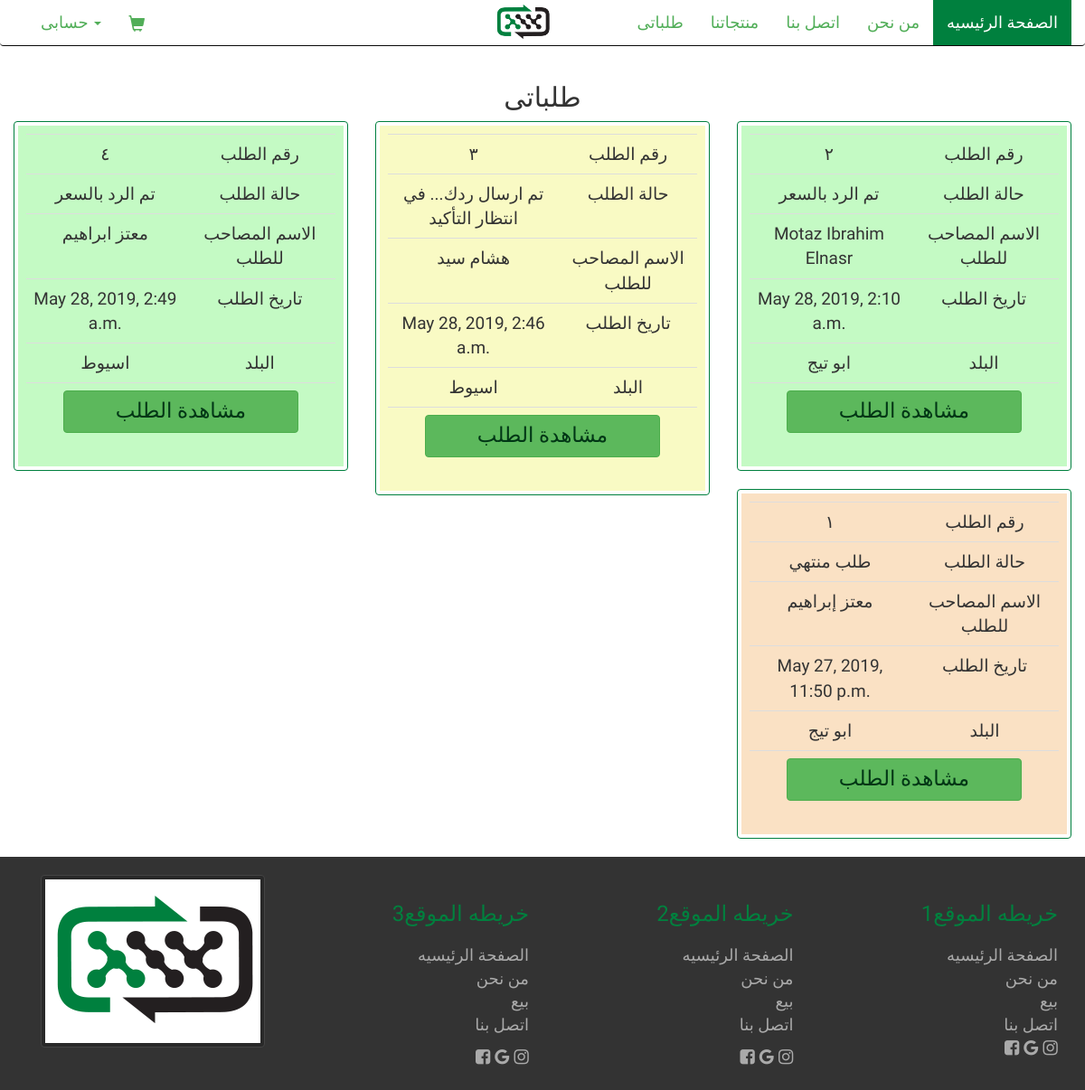
Page /orders/ (signed in) on the earlier database version.
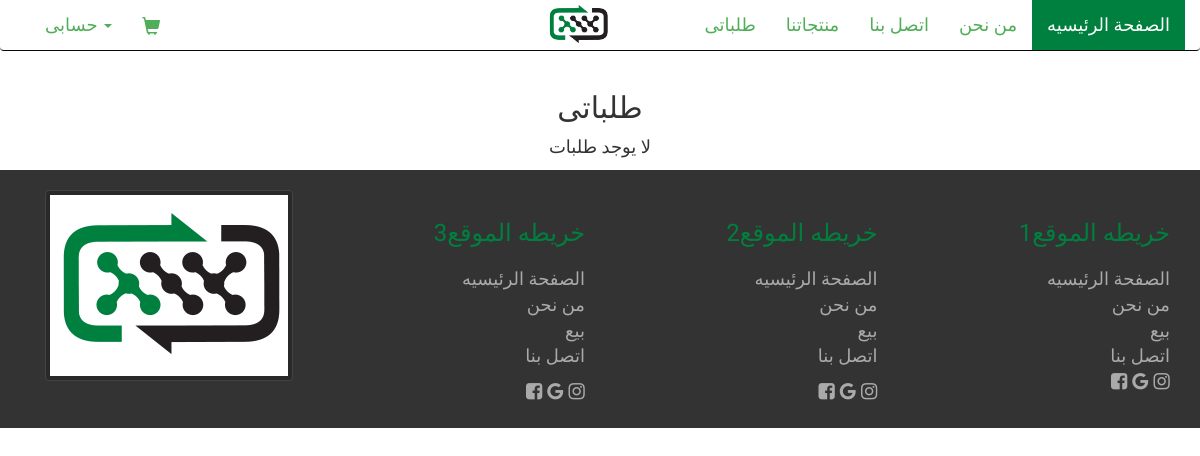
Same page on the later database version.
### orders/models.py (models this page shows, shortened)
class Order(models.Model):
  first_name = models.CharField(max_length=60, blank=True, null=True)
  last_name = models.CharField(max_length=60, blank=True, null=True)
  email = models.EmailField()
  phone_regex = RegexValidator(regex=r'^01[1|0|2|5][0-9]{8}$',
                               message="Phone number must match egyptian format")
  phone = models.CharField(validators=[phone_regex], max_length=11,
                           blank=True, null=True,
                           help_text=_('من فضلك ادخل رقم موبايل صحيح'))
  address = models.CharField(max_length=150, blank=True, null=True)
  description = models.TextField(blank=True, null=True)
  city = models.ForeignKey(City, on_delete=models.CASCADE, null=True)
  user = models.ForeignKey(User, on_delete=models.CASCADE, null=True)
  created = models.DateTimeField(auto_now_add=True)
  updated = models.DateTimeField(auto_now=True)
  order_status = models.PositiveIntegerField(default=1)
  class Meta:
    ordering = ('-created',)
  def __str__(self):
    return str(self.id) + " - " + "طلب " + self.first_name + " " + self.last_name

### accounts/models.py (models this page shows)
class City(models.Model):
  name = models.CharField(max_length=50, blank=True, null=True)
  governorate = models.CharField(max_length=50, blank=True, null=True)
  status = models.BooleanField(default=0)
  def __str__(self):
    return self.name

### orders/views.py (the view)
# urls.py: path('', views.order_list, name='order_list'),
def order_list(request):
  user_orders = Order.objects.filter(user=request.user)
  print(user_orders)
  context = {
    'orders': user_orders,
    'exists': True if user_orders else False
  }
  return render(request, 'orders/list.html', context)

### cart/context_processors.py (called while the page is built)
def cart(request):
  return {'cart': Cart(request)}

### orders/templatetags/order_filter.py (called while the page is built)
@register.filter(name='to_ar')
def to_ar(value):
    print("value to ar")
    devanagari_nums = (	u"\u0660", 	u"\u0661", 	u"\u0662", 	u"\u0663",
                        u"\u0664",	u"\u0665",	u"\u0666", 	u"\u0667", 	u"\u0668", u"\u0669")
    parts = str(value).split('.')
    number = str(parts[0])
    if len(parts) == 1:
        ar_nm = ''.join(devanagari_nums[int(digit)] for digit in number)
    else:
        dec = str(parts[1])
        ar_nm = ''.join(devanagari_nums[int(digit)] for digit in number) + \
            ','+''.join(devanagari_nums[int(digit)] for digit in dec)
    return ar_nm

### orders/templates/orders/list.html
{% extends "base/base.html" %}
{% load static %}
{% block content %}
{% load order_filter %}
<div class="container-fluid outer">
    <h2 style="text-align: center;">طلباتى</h2>
    <div class="row text-right inner ">
      {%if exists%} {%for order in orders%}
      <div class="col-sm-6 col-md-4">
        <div class="thumbnail">
            {%if order.order_status == 1 %}
            <div class="caption  alert-info">
            {%elif order.order_status == 2 %}
            <div class="caption" style="background: rgb(196, 250, 196)">
            {%elif order.order_status == 3 %}
            <div class="caption" style="background:  rgb(249, 250, 196)">
            {%else %}
          <div class="caption" style="background: rgb(250, 225, 196)">
            {%endif%}
            <table class="table table-hover text-center info">
              <tr>
                <td>{{ order.id|to_ar }}</td>
                <td>رقم الطلب</td>
              </tr>
              <tr>
                {%if order.order_status == 1 %}
                <td >في انتظار الرد بالسعر</td>
                {%elif order.order_status == 2 %}
                <td >تم الرد بالسعر</td>
                {%elif order.order_status == 3 %}
                <td >تم ارسال ردك... في انتظار التأكيد</td>
                {%else%}
                <td >طلب منتهي</td>
                {%endif%}
                <td>حالة الطلب</td>
              </tr>
              <tr>
                <td>{{ order.first_name }} {{ order.last_name }}</td>
                <td> الاسم المصاحب للطلب </td>
              </tr>
              <tr>
                <td>{{ order.created }}</td>
                <td>تاريخ الطلب</td>
              </tr>
              <tr>
                <td>{{ order.city }}</td>
                <td>البلد</td>
              </tr>
              <tr>
                <td colspan="2">
                  <a href="{% url 'orders:order_detail' order.id %}">
                    <button class="see btn btn-success">مشاهدة الطلب</button>
                  </a>
                </td>
              </tr>
            </table>
          </div>
        </div>
      </div>
      {%endfor%} {%else%}
      <div class="text-center">
        <p class="center-div">لا يوجد طلبات</p>
      </div>
      {%endif%}
    </div>
  </div>
  {% endblock%}

### templates/base/base.html (shortened to what this page needs)
{% load static %}
<!DOCTYPE html>
<html>
<head>
  <link rel="stylesheet" href="{% static 'css/bootstrap.css' %}"/>
  <link rel="stylesheet" href="{% static 'css/font-awesome.min.css' %}"/>
  <link rel="stylesheet" href="{% static 'css/style.css' %}"/>
  <link rel="stylesheet" href="{% static 'css/hover.css' %}"/>
  <link rel="stylesheet" href="{% static 'css/animate.css' %}"/>
</head>
<body>
{% include "base/_navbar.html" %}
{% block content %}
{% endblock content %}
{% include "base/_footer.html" %}
</body>
</html>

### templates/base/_navbar.html (shortened to what this page needs)
{% load static %}
{% block style %}
  <link rel="stylesheet" href="{% static 'css/animate.css' %}"/>
  <link rel="stylesheet" href="{% static 'css/style.css' %}"/>
  <link rel="stylesheet" href="{% static 'css/hover.css' %}"/>
{% endblock %}
<nav class="navbar navbar-inverse">
  <div class="container-fluid">
    <div class="navbar-header">
      <div class="navbar-brand">
        <img src="{% static 'images/logo.png' %}" style="height:49px"/></div>
    </div>
    <div class="collapse navbar-collapse" id="bs-example-navbar-collapse-1">
      <ul class="nav navbar-nav navbar-right">
        <li class="active"><a href="{% url 'base' %}">الصفحة الرئيسيه <span class="sr-only">(current)</span></a></li>
        <li><a href="{% url 'base' %}#about">من نحن</a></li>
        <li><a href="{% url 'base' %}#contact_us"> اتصل بنا</a></li>
        <li><a href="{% url 'products:product_list' %}">منتجاتنا</a></li>
        {% if request.user.is_authenticated %}
          <li><a href="{% url 'orders:order_list' %}">طلباتى</a></li>
        {% endif %}
      </ul>
      <ul class="nav navbar-nav ">
        <li><a class="glyphicon glyphicon-shopping-cart" href="{% url 'cart:cart_detail' %}"></a></li>
        <li class="dropdown">
          <a href="#" class="dropdown-toggle" data-toggle="dropdown" role="button" aria-haspopup="true"
             aria-expanded="false">حسابى <span class="caret"></span></a>
        </li>
      </ul>
    </div>
  </div>
</nav>

### templates/base/_footer.html
{% load static %}
<footer class="footer text-right">
  <div class="container">
    <div class="row ">
      <div class="col-lg-3 col-md-3 col-md-push-9">
        <h3>1خريطه الموقع</h3>
        <ul class="list-unstyled">
          <li>الصفحة الرئيسيه</li>
          <li>من نحن</li>
          <li>بيع</li>
          <li>اتصل بنا</li>
          <a href="http://www.facebook.com"> <i class="fa fa-facebook-square ficon"></i></a>
          <a href="http://www.facebook.com"> <i class="fa fa-google ficon"></i></a>
          <a href="http://www.facebook.com"> <i class="fa fa-instagram ficon"></i></a>
        </ul>
      </div>
      <div class="col-lg-3 col-md-3 col-md-push-3"><h3>2خريطه الموقع</h3>
        <ul class="list-unstyled">
          <li>الصفحة الرئيسيه</li>
          <li>من نحن</li>
          <li>بيع</li>
          <li>اتصل بنا</li>
        </ul>
        <a href="http://www.facebook.com"> <i class="fa fa-facebook-square ficon"></i></a>
        <a href="http://www.facebook.com"> <i class="fa fa-google ficon"></i></a>
        <a href="http://www.facebook.com"> <i class="fa fa-instagram ficon"></i></a>
      </div>
      <div class="col-lg-3 col-md-3 col-md-pull-3"><h3> 3خريطه الموقع</h3>
        <ul class="list-unstyled">
          <li>الصفحة الرئيسيه</li>
          <li>من نحن</li>
          <li>بيع</li>
          <li>اتصل بنا</li>
        </ul>
        <a href="http://www.facebook.com"> <i class="fa fa-facebook-square ficon"></i></a>
        <a href="http://www.facebook.com"> <i class="fa fa-google ficon"></i></a>
        <a href="http://www.facebook.com"> <i class="fa fa-instagram ficon"></i></a>
      </div>
      <div class="col-lg-3 col-md-3 col-md-pull-9">
        <img class="img-thumbnail" src="{% static 'images/logo.png' %}">
      </div>
    </div>
</footer>

### static/css/style.css (style rules this page uses)
html { scroll-behavior: smooth; }
body { font-size: 18px; font-weight: 300; font-family: 'Markazi Text', serif; }
.navbar-inverse .navbar-nav > .active > a, .navbar-inverse .navbar-nav > .active > a:hover, .navbar-inverse .navbar-nav > .active > a:focus { color: #fff; background-color: #00803e; }
@media (min-width: 768px) { .navbar-nav > li { float: right; text-align: center; } }
.navbar-nav > li { text-align: center; }
.navbar-inverse { background-color: #fff; border-top: #00803e; border-left: none; border-right: none; }
.navbar-inverse .navbar-nav > li > a { color: #51ae58; }
.navbar-inverse .navbar-brand { position: absolute; color: #ff0000; display: flex; justify-content: center; }
.navbar > .container-fluid .navbar-brand { margin-left: 38px }
@media (min-width: 970px) { .navbar-brand { display: flex; justify-content: center; position: absolute; width: 10%; left: 40%; top: -31%; } }
.ficon { font-size: 19px; margin-left: 0.1%; margin-right: 0.1%; margin-bottom: 2.8%; }
.footer { justify-content: flex-end; }
.footer { background: #333; color: #AAA; padding-top: 20px; padding-bottom: 20px; }
.footer a { color: #AAA; }
.footer h3 { color: #00803e; margin: 30px 0 20px; }
.footer .img-thumbnail { background: rgba(0, 0, 0, 0.2); border: 1px solid #444; }

Differences in the rows shown:
removed Order: id|to_ar "٤", order_status "تم الرد بالسعر", first_name "معتز", last_name "ابراهيم", created "May 28, 2019, 2:49 a.m.", city "اسيوط"
removed Order: id|to_ar "٣", order_status "تم ارسال ردك... في انتظار التأكيد", first_name "هشام", last_name "سيد", created "May 28, 2019, 2:46 a.m.", city "اسيوط"
removed Order: id|to_ar "٢", order_status "تم الرد بالسعر", first_name "Motaz Ibrahim", last_name "Elnasr", created "May 28, 2019, 2:10 a.m.", city "ابو تيج"
removed Order: id|to_ar "١", order_status "طلب منتهي", first_name "معتز", last_name "إبراهيم", created "May 27, 2019, 11:50 p.m.", city "ابو تيج"
Other differences:
text now shown: "لا يوجد طلبات"
